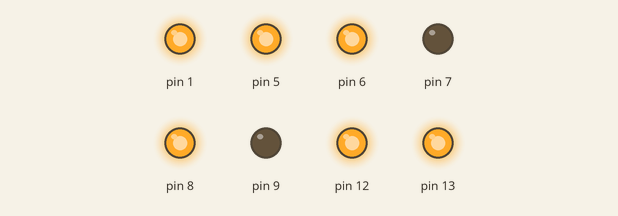
Simulated run of this sketch. Board: Arduino Uno, built with avr-gcc and run on an emulated ATmega328P. On the bench: output pins drawn as LEDs (lit = HIGH).

Above: at 0.1 s.
At 5.1 s:
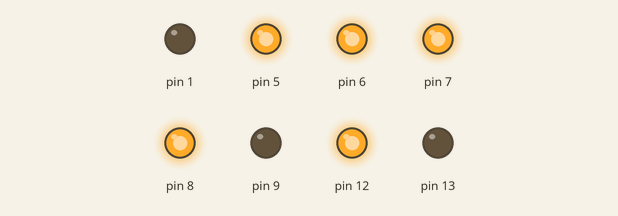
At 9.1 s:
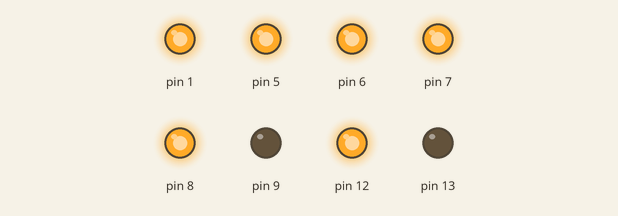
At 19.1 s:
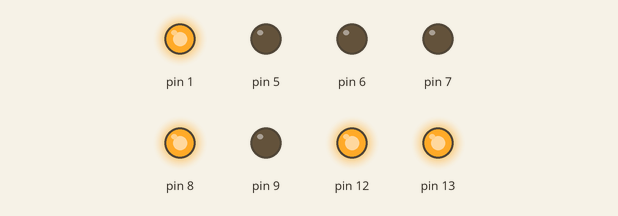
At 29.1 s:
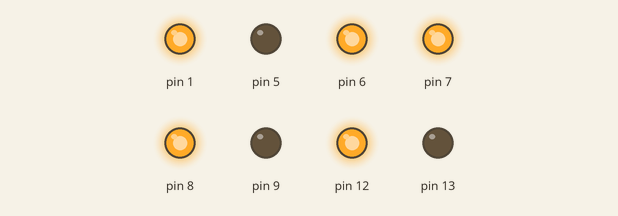
At 39.1 s:
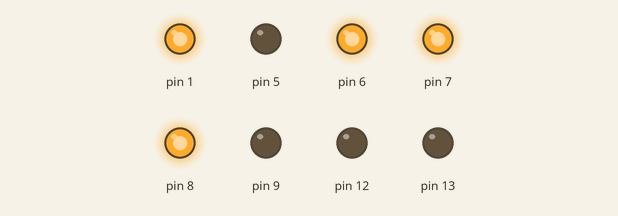
Timing chart, 0 to 40.0 s (numbered marks = the images above):
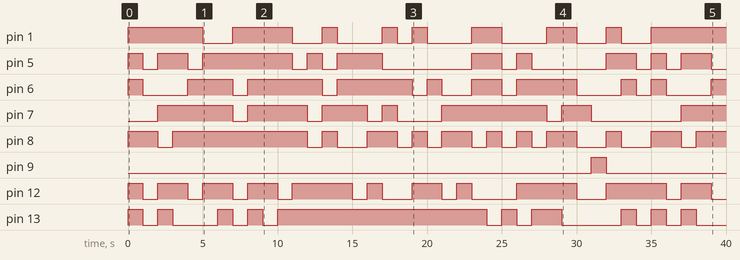

Measured:
- by itself, pin 1: LOW → HIGH at 0.00 s, → LOW 5.0 s later, → HIGH 2.0 s later, → LOW 4.0 s later, … (17 changes in this stretch)
- by itself, pin 5: LOW → HIGH at 0.00 s, → LOW 1.0 s later, → HIGH 1.0 s later, → LOW 2.0 s later, … (20 changes in this stretch)
- by itself, pin 6: LOW → HIGH at 0.00 s, → LOW 1.0 s later, → HIGH 3.0 s later, → LOW 3.0 s later, … (19 changes in this stretch)
- by itself, pin 7: LOW → HIGH at 2.0 s, → LOW 5.0 s later, → HIGH 1.0 s later, → LOW 4.0 s later, … (13 changes in this stretch)
- by itself, pin 8: LOW → HIGH at 0.00 s, → LOW 2.0 s later, → HIGH 1.0 s later, → LOW 9.0 s later, … (23 changes in this stretch)
- by itself, pin 9: LOW → HIGH at 31.0 s, → LOW 1.0 s later
- by itself, pin 12: LOW → HIGH at 0.00 s, → LOW 1.0 s later, → HIGH 1.0 s later, → LOW 2.0 s later, … (22 changes in this stretch)
- by itself, pin 13: LOW → HIGH at 0.00 s, → LOW 1.0 s later, → HIGH 1.0 s later, → LOW 1.0 s later, … (20 changes in this stretch)

The sketch:

7segtest.ino.ino
```cpp
/*
  Showing numbers, chars and phrases
                             A (seg[0] in this project)
                            ---
F (seg[5] in this project) |   | B (seg[1] in this project)
                           |   |
                            --- G (seg[6] in this project)
E (seg[4] in this project) |   |
                           |   | C (seg[2] in this project)
                            ---  . dot or dicimal (seg[7] in this project)
                             D (seg[3] in this project)

 */
#define A 5
#define B 1
#define C 8
#define D 12
#define E 13
#define F 6
#define G 7
#define DP 9 // decimal
#define common_cathode 0
#define common_anode 1
bool segMode = common_cathode;      // set this to your segment type, my segment is common_cathode
int seg[]{A, B, C, D, E, F, G, DP}; // segment pins
byte chars = 35;                    // max value in the array "Chars"

byte Chars[35][9]{
    {'0', 1, 1, 1, 1, 1, 1, 0, 0}, // 0
    {'1', 0, 1, 1, 0, 0, 0, 0, 0}, // 1
    {'2', 1, 1, 0, 1, 1, 0, 1, 0}, // 2
    {'3', 1, 1, 1, 1, 0, 0, 1, 0}, // 3
    {'4', 0, 1, 1, 0, 0, 1, 1, 0}, // 4
    {'5', 1, 0, 1, 1, 0, 1, 1, 0}, // 5
    {'6', 1, 0, 1, 1, 1, 1, 1, 0}, // 6
    {'7', 1, 1, 1, 0, 0, 0, 0, 0}, // 7
    {'8', 1, 1, 1, 1, 1, 1, 1, 0}, // 8
    {'9', 1, 1, 1, 1, 0, 1, 1, 0}, // 9
    {'a', 1, 1, 1, 0, 1, 1, 1, 0}, // A/10
    {'b', 0, 0, 1, 1, 1, 1, 1, 0}, // b/11
    {'c', 1, 0, 0, 1, 1, 1, 0, 0}, // C/12
    {'d', 0, 1, 1, 1, 1, 0, 1, 0}, // d/13
    {'e', 1, 0, 0, 1, 1, 1, 1, 0}, // E/14
    {'f', 1, 0, 0, 0, 1, 1, 1, 0}, // F/15
    {'g', 1, 0, 1, 1, 1, 1, 0, 0}, // G/16
    {'h', 0, 1, 1, 0, 1, 1, 1, 0}, // H/17
    {'i', 0, 0, 0, 0, 1, 1, 0, 0}, // I/18
    {'j', 0, 1, 1, 1, 1, 0, 0, 0}, // J/19
    {'l', 0, 0, 0, 1, 1, 1, 0, 0}, // L/20
    {'n', 0, 0, 1, 0, 1, 0, 1, 0}, // n/21
    {'o', 0, 0, 1, 1, 1, 0, 1, 0}, // o/22
    {'p', 1, 1, 0, 0, 1, 1, 1, 0}, // P/23
    {'q', 1, 1, 1, 0, 0, 1, 1, 0}, // q/24
    {'r', 0, 0, 0, 0, 1, 0, 1, 0}, // r/25
    {'s', 1, 0, 1, 1, 0, 1, 1, 0}, // S/26   looks like number 5
    {'t', 0, 0, 0, 1, 1, 1, 1, 0}, // t/27
    {'u', 0, 1, 1, 1, 1, 1, 0, 0}, // U/28
    {'y', 0, 1, 1, 1, 0, 1, 1, 0}, // y/29
    {'-', 0, 0, 0, 0, 0, 0, 1, 0}, //-/30
    {'.', 0, 0, 0, 0, 0, 0, 0, 1}, //./31
    {']', 1, 1, 1, 1, 0, 0, 0, 0}, //]/32
    {'[', 1, 0, 0, 1, 1, 1, 0, 0}, //[/33
    {'_', 0, 0, 0, 1, 0, 0, 0, 0}, //_/34
};

void setup()
{
  // set segment pins as OUTPUT
  pinMode(seg[0], OUTPUT);
  pinMode(seg[1], OUTPUT);
  pinMode(seg[2], OUTPUT);
  pinMode(seg[3], OUTPUT);
  pinMode(seg[4], OUTPUT);
  pinMode(seg[5], OUTPUT);
  pinMode(seg[6], OUTPUT);
  pinMode(seg[7], OUTPUT);
}

void setState(bool mode) // sets the hole segment state to "mode"
{
  for (int i = 0; i <= 6; i++)
  {
    digitalWrite(seg[i], mode);
  }
}

void Print(char Char) // print any character on the segment ( Note : you can't use capital characters )
{
  int charNum = -1;  // set search resault to -1
  setState(segMode); // turn off the segment

  for (int i = 0; i < chars; i++)
  { // search for the enterd character
    if (Char == Chars[i][0])
    {              // if the character found
      charNum = i; // set the resault number into charNum ( because this function prints the character using it's number in the array )
    }
  }

  if (charNum == -1) // if the character not found
  {
    for (int i = 0; i <= 6; i++)
    {
      digitalWrite(seg[i], HIGH);
      delay(100);
      digitalWrite(seg[i], LOW);
    }
    for (int i = 0; i <= 2; i++)
    {
      delay(100);
      setState(HIGH);
      delay(100);
      setState(LOW);
    }
  }
  else // else if the character found print it
  {
    for (int i = 0; i < 8; i++)
    {
      digitalWrite(seg[i], Chars[charNum][i + 1]);
    }
  }
}

void Print(int num) // print any number on the segment
{
  setState(segMode); // turn off the segment

  if (num > chars || num < 0) // if the number is not declared
  {
    for (int i = 0; i <= 6; i++)
    {
      digitalWrite(seg[i], HIGH);
      delay(100);
      digitalWrite(seg[i], LOW);
    }
    for (int i = 0; i <= 2; i++)
    {
      delay(100);
      setState(HIGH);
      delay(100);
      setState(LOW);
    }
  }
  else // else if the number declared, print it
  {
    if (segMode == 0)
    { // for segment mode
      for (int i = 0; i < 8; i++)
      {
        digitalWrite(seg[i], Chars[num][i + 1]);
      }
    }
    else
    {
      for (int i = 0; i < 8; i++)
      {
        digitalWrite(seg[i], !Chars[num][i + 1]);
      }
    }
  }
}

void loop()
{

  for (int i = 0; i < chars; i++) // print
  {
    Print(i);
    delay(1000);
  }

  // Print('_');
  // print any number or character on the segment ( Note : you can't use capital characters )
  // setState(state); //sets the hole segment state to "state"
}
```
